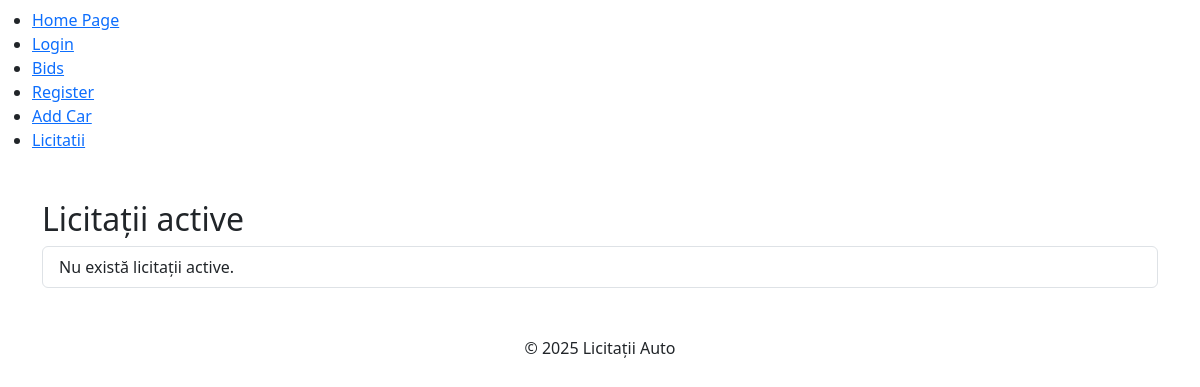
The page /auctions/ on the database as committed earlier.
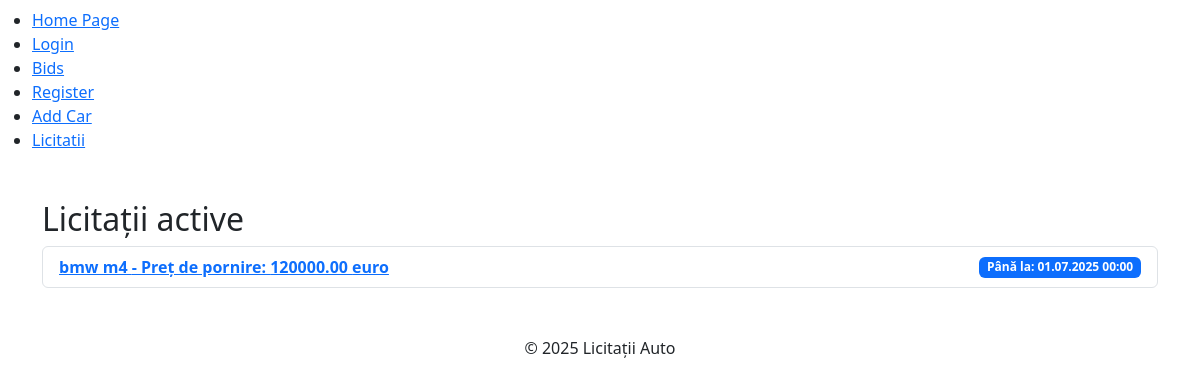
The same page on the database as committed later.
### auctions/models.py (models this page shows, shortened)
class Auction(models.Model):
    car = models.ForeignKey(Car, related_name='auctions', on_delete=models.CASCADE)
    start_time = models.DateTimeField(default=timezone.now)
    end_time = models.DateTimeField()
    is_active = models.BooleanField(default=True)
    id = models.AutoField(primary_key=True)

class Car(models.Model):
    name = models.CharField(max_length=100)
    description = models.TextField()
    price = models.DecimalField(max_digits=10, decimal_places=2)
    image = models.ImageField(upload_to='media/')
    created_at = models.DateTimeField(default=timezone.now)
    updated_at = models.DateTimeField(auto_now=True)

### auctions/views.py (the view)
# urls.py: path('auctions/', views.auction_list, name='auction_list'),  # Auctions index page
def auction_list(request):
    auctions = Auction.objects.all()
    return render(request, 'auctions/auction_list.html', {'auctions': auctions})

### templates/auctions/auction_list.html (shortened to what this page needs)
{% extends "main.html" %}
{% block content %}
  <h2>Licitații active</h2>
  <ul class="list-group">
    {% for auction in auctions %}
      <li class="list-group-item d-flex justify-content-between align-items-center">
        <a href="{% url 'auction_detail' auction.id %}" class="fw-bold">
          {{ auction.car.name }} - Preț de pornire: {{ auction.car.price }} euro
        </a>
        <span class="badge bg-primary">
          Până la: {{ auction.end_time|date:"d.m.Y H:i" }}
        </span>
      </li>
    {% empty %}
      <li class="list-group-item">Nu există licitații active.</li>
    {% endfor %}
  </ul>
{% endblock %}

### templates/main.html (shortened to what this page needs)
<!DOCTYPE html>
<html lang="en">
  <head>
    <link href="https://cdn.jsdelivr.net/npm/bootstrap@5.3.0/dist/css/bootstrap.min.css" rel="stylesheet">
  </head>
  <body>
    {% include "navbar.html" %}
    <div class="container mt-4">
      {% block content %}
      {% endblock content %}
    </div>
    <footer class="text-center mt-5 mb-2">
      <p>&copy; 2025 Licitații Auto</p>
    </footer>
  </body>
</html>

### templates/navbar.html (shortened to what this page needs)
{%block navbar %}
<nav class="navbar">
  <ul class="navbar__menu">
    <li class="navbar__item">
      <a href="{% url 'home' %}" class="navbar__link"
        ><span>Home Page</span></a
      >
    </li>
    <li class="navbar__item">
      <a href="{% url 'login' %}" class="navbar__link"
        ><span>Login</span></a
      >
    </li>
    <li class="navbar__item">
      <a href="{% url 'bids' %}" class="navbar__link"
        ><span>Bids</span></a
      >
    </li>
    <li class="navbar__item">
      <a href="{% url 'register' %}" class="navbar__link"
        ><span>Register</span></a
      >
    </li>
    <li class="navbar__item">
      <a href="{% url 'add_car' %}" class="navbar__link"
        ><span>Add Car</span></a
      >
    </li>
    <li class="navbar__item">
      <a href="{% url 'auction_list' %}" class="navbar__link"
        ><span>Licitatii</span></a
      >
    </li>
  </ul>
</nav>
{% endblock %}

Rows that differ between the two databases and show on the page:
added Auction: car.name "bmw m4", car.price "120000.00", end_time "01.07.2025 00:00"
Other text that changed with them:
text no longer shown: "Nu există licitații active."
